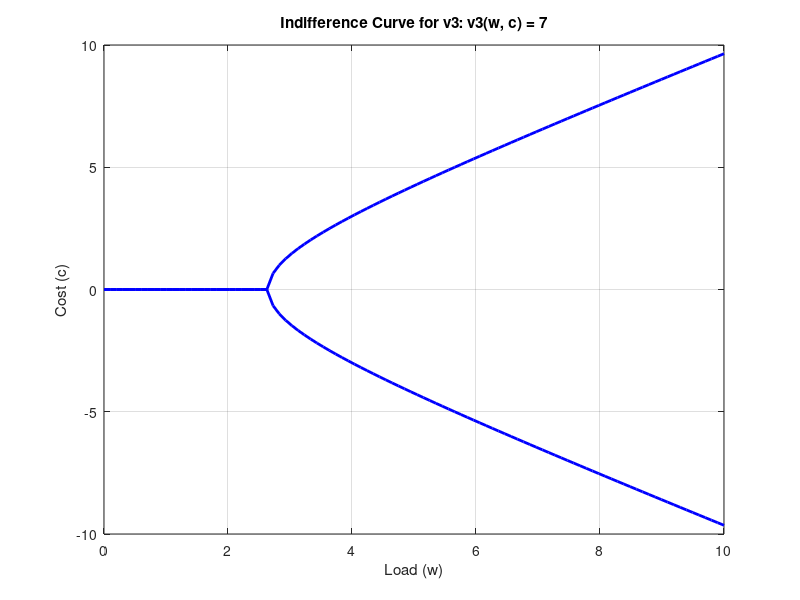

The MATLAB script that drew this image:
% Define the utility level
utility_level = 7;

% Create an array of w values
w_values = linspace(0, 10, 100);

% Calculate corresponding c values for the indifference curve
c_values_upper = sqrt(w_values.^2 - utility_level); % Upper half of the hyperbola
c_values_lower = -sqrt(w_values.^2 - utility_level); % Lower half of the hyperbola

% Plot the indifference curve
figure;
plot(w_values, c_values_upper, 'b', 'LineWidth', 2);
hold on;
plot(w_values, c_values_lower, 'b', 'LineWidth', 2);
xlabel('Load (w)');
ylabel('Cost (c)');
title(['Indifference Curve for v3: v3(w, c) = ', num2str(utility_level)]);
grid on;
